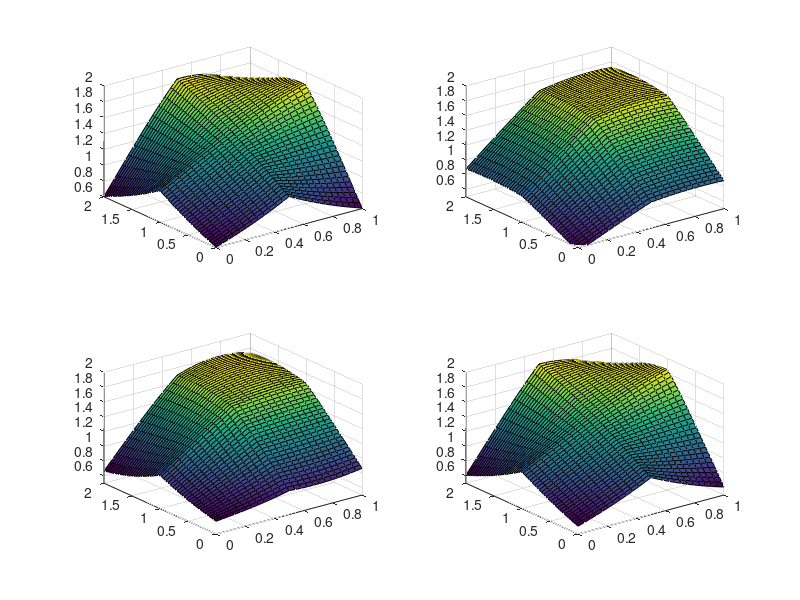
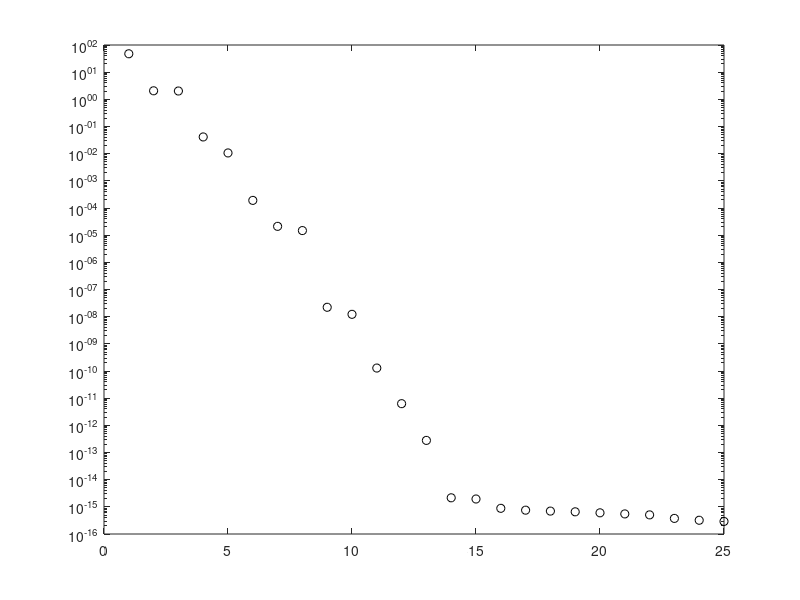
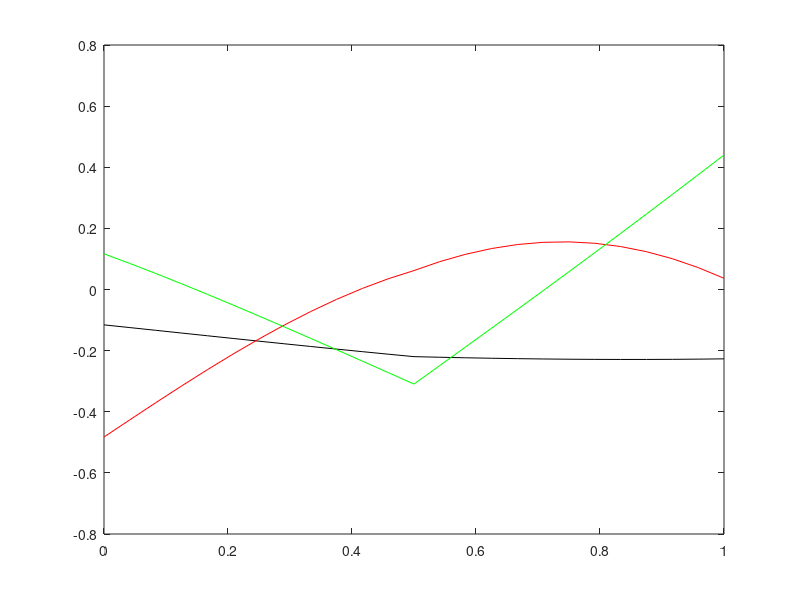
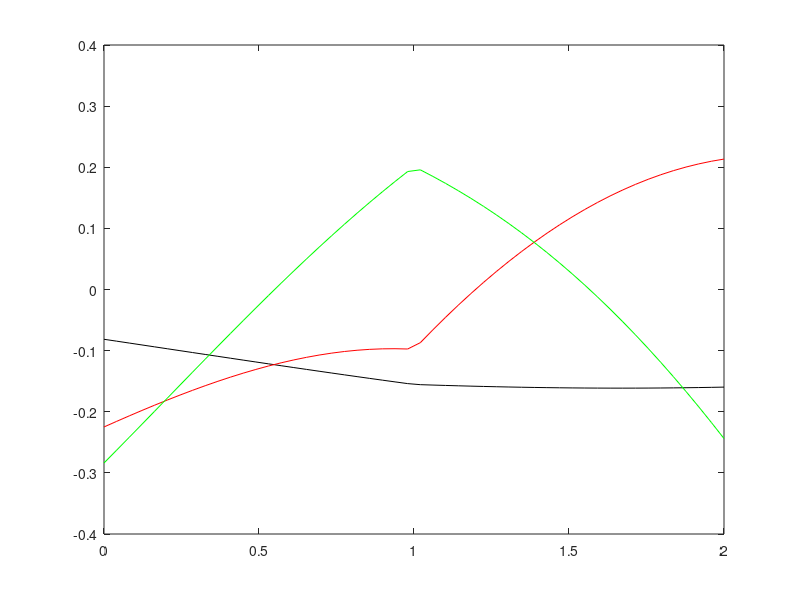

The MATLAB script that drew these images, in order:
clear all; close all; clc;

%low rank approximation

x = linspace(0,1,25);
t = linspace(0,2,50);

[T,X]=meshgrid(t,x);

f = exp(-abs((X-0.5).*(T-1)))+sin(X.*T);

subplot(2,2,1)
%plot original plot
surf(X,T,f)
%take svd
[u,s,v]=svd(f);


for j=1:3
    
    %each j adds another rank to the approximation
    
    ff=u(:,1:j)*s(1:j,1:j)*v(:,1:j)';
    
    subplot(2,2,j+1)
    surf(X,T,ff), 
    set(gca,'Zlim',[0.5 2])
    
    
end


figure(2)
%log plot of the singular values to show how quickly the approximation
%improves
semilogy(diag(s), 'ko')

figure(3)
%plot what the modes look like
plot(x,u(:,1), 'k', x,u(:,2), 'r', x,u(:,3), 'g' )

figure(4)
%plot how the mode move in time
plot(t,v(:,1), 'k', t,v(:,2), 'r', t,v(:,3), 'g' )
